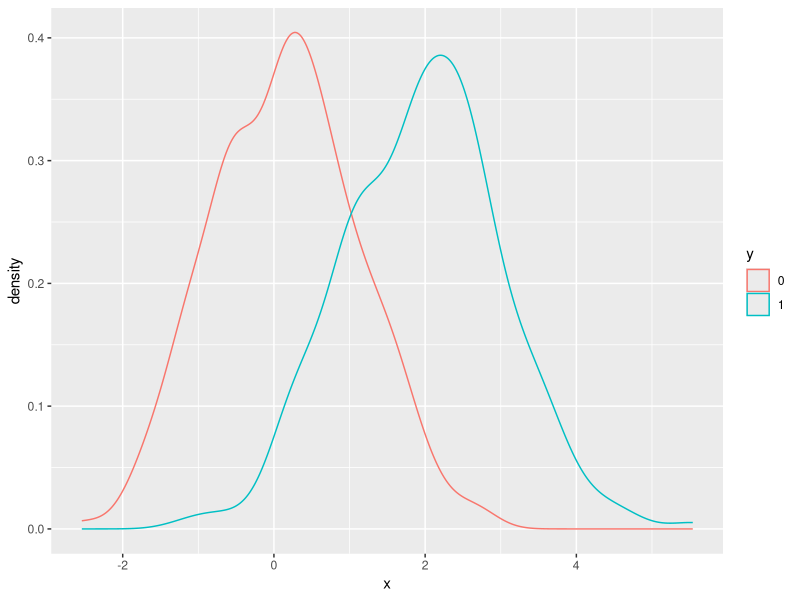
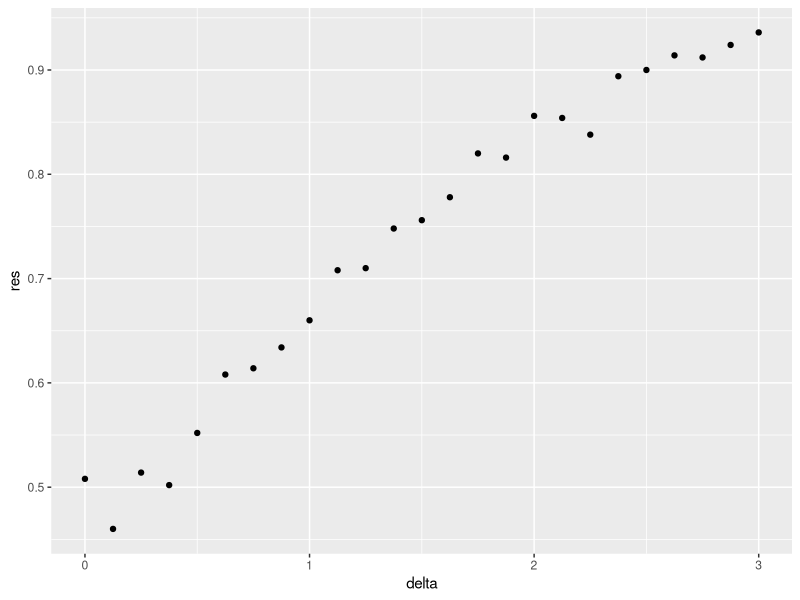

Recreate these plots in R, in order.
'Comprehension Check: Logistic Regression'
'Q1
Define a dataset using the following code:'
library(caret)
library(dplyr)
set.seed(2)
make_data <- function(n = 1000, p = 0.5, 
                      mu_0 = 0, mu_1 = 2, 
                      sigma_0 = 1,  sigma_1 = 1){
  y <- rbinom(n, 1, p)
  f_0 <- rnorm(n, mu_0, sigma_0)
  f_1 <- rnorm(n, mu_1, sigma_1)
  x <- ifelse(y == 1, f_1, f_0)
  
  test_index <- createDataPartition(y, times = 1, p = 0.5, list = FALSE)
  list(train = data.frame(x = x, y = as.factor(y)) %>% slice(-test_index),
       test = data.frame(x = x, y = as.factor(y)) %>% slice(test_index))
}
dat <- make_data()
dat$train %>% ggplot(aes(x, color = y)) + geom_density()
set.seed(1)
delta <- seq(0, 3, len = 25)
res <- sapply(delta, function(d){
  dat <- make_data(mu_1 = d)
  fit_glm <- dat$train %>% glm(y ~ x, family = "binomial", data = .)
  y_hat_glm <- ifelse(predict(fit_glm, dat$test) > 0.5, 1, 0) %>% factor(levels = c(0, 1))
  mean(y_hat_glm == dat$test$y)
})
qplot(delta, res)